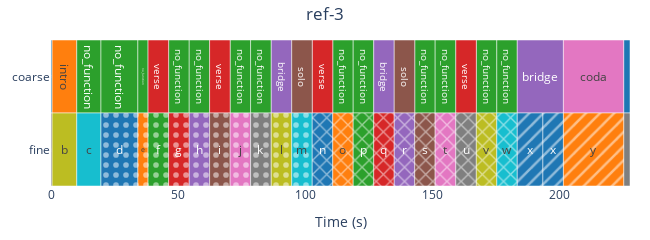
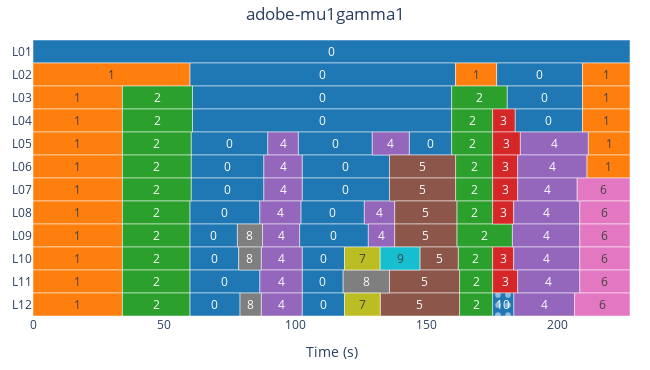

Notebook code cell kept with these figures, in order:
### Code cell
ref.plot().show()
est.plot().show()

### Figure 1 — Plotly figure (JSON) as saved in the notebook; plotly's stock layout.template omitted (floating-point values rounded to 4 significant figures)
{"data": [{"base": [0, 225.3], "customdata": ["<b>silence</b><br>Layer: coarse<br>Start: 0.000s<br>End: 0.447s<br>Duration: 0.447s", "<b>silence</b><br>Layer: coarse<br>Start: 225.313s<br>End: 227.803s<br>Duration: 2.491s"], "hovertemplate": "%{customdata}<extra></extra>", "insidetextanchor": "middle", "marker": {"color": "#1F77B4", "line": {"color": "white", "width": 0.5}, "pattern": {"fgcolor": "white", "fgopacity": 0.5, "shape": "", "solidity": 0.25}}, "name": "silence", "orientation": "h", "showlegend": true, "text": ["silence", "silence"], "textposition": "inside", "type": "bar", "width": 1, "x": [0.447, 2.491], "y": ["coarse", "coarse"]}, {"base": [0.447], "customdata": ["<b>intro</b><br>Layer: coarse<br>Start: 0.447s<br>End: 10.136s<br>Duration: 9.689s"], "hovertemplate": "%{customdata}<extra></extra>", "insidetextanchor": "middle", "marker": {"color": "#FF7F0E", "line": {"color": "white", "width": 0.5}, "pattern": {"fgcolor": "white", "fgopacity": 0.5, "shape": "", "solidity": 0.25}}, "name": "intro", "orientation": "h", "showlegend": true, "text": ["intro"], "textposition": "inside", "type": "bar", "width": 1, "x": [9.689], "y": ["coarse"]}, {"base": [10.14, 19.66, 34.18, 46.27, 54.38, 70.48, 78.53, 110.8, 118.9, 143.1, 151.2, 167.3, 175.4], "customdata": ["<b>no_function</b><br>Layer: coarse<br>Start: 10.136s<br>End: 19.661s<br>Duration: 9.525s", "<b>no_function</b><br>Layer: coarse<br>Start: 19.661s<br>End: 34.178s<br>Duration: 14.517s", "<b>no_function</b><br>Layer: coarse<br>Start: 34.178s<br>End: 38.187s<br>Duration: 4.009s", "<b>no_function</b><br>Layer: coarse<br>Start: 46.268s<br>End: 54.382s<br>Duration: 8.114s", "<b>no_function</b><br>Layer: coarse<br>Start: 54.382s<br>End: 62.406s<br>Duration: 8.024s", "<b>no_function</b><br>Layer: coarse<br>Start: 70.480s<br>End: 78.528s<br>Duration: 8.048s", "<b>no_function</b><br>Layer: coarse<br>Start: 78.528s<br>End: 86.662s<br>Duration: 8.134s", "<b>no_function</b><br>Layer: coarse<br>Start: 110.847s<br>End: 118.899s<br>Duration: 8.052s", "<b>no_function</b><br>Layer: coarse<br>Start: 118.899s<br>End: 126.972s<br>Duration: 8.072s", "<b>no_function</b><br>Layer: coarse<br>Start: 143.102s<br>End: 151.150s<br>Duration: 8.048s", "<b>no_function</b><br>Layer: coarse<br>Start: 151.150s<br>End: 159.270s<br>Duration: 8.120s", "<b>no_function</b><br>Layer: coarse<br>Start: 167.337s<br>End: 175.399s<br>Duration: 8.061s", "<b>no_function</b><br>Layer: coarse<br>Start: 175.399s<br>End: 183.454s<br>Duration: 8.056s"], "hovertemplate": "%{customdata}<extra></extra>", "insidetextanchor": "middle", "marker": {"color": "#2CA02C", "line": {"color": "white", "width": 0.5}, "pattern": {"fgcolor": "white", "fgopacity": 0.5, "shape": "", "solidity": 0.25}}, "name": "no_function", "orientation": "h", "showlegend": true, "text": ["no_function", "no_function", "no_function", "no_function", "no_function", "no_function", "no_function", "no_function", "no_function", "no_function", "no_function", "no_function", "no_function"], "textposition": "inside", "type": "bar", "width": 1, "x": [9.525, 14.52, 4.009, 8.114, 8.024, 8.048, 8.134, 8.052, 8.072, 8.048, 8.12, 8.061, 8.056], "y": ["coarse", "coarse", "coarse", "coarse", "coarse", "coarse", "coarse", "coarse", "coarse", "coarse", "coarse", "coarse", "coarse"]}, {"base": [38.19, 62.41, 102.8, 159.3], "customdata": ["<b>verse</b><br>Layer: coarse<br>Start: 38.187s<br>End: 46.268s<br>Duration: 8.081s", "<b>verse</b><br>Layer: coarse<br>Start: 62.406s<br>End: 70.480s<br>Duration: 8.073s", "<b>verse</b><br>Layer: coarse<br>Start: 102.774s<br>End: 110.847s<br>Duration: 8.073s", "<b>verse</b><br>Layer: coarse<br>Start: 159.270s<br>End: 167.337s<br>Duration: 8.067s"], "hovertemplate": "%{customdata}<extra></extra>", "insidetextanchor": "middle", "marker": {"color": "#D62728", "line": {"color": "white", "width": 0.5}, "pattern": {"fgcolor": "white", "fgopacity": 0.5, "shape": "", "solidity": 0.25}}, "name": "verse", "orientation": "h", "showlegend": true, "text": ["verse", "verse", "verse", "verse"], "textposition": "inside", "type": "bar", "width": 1, "x": [8.081, 8.073, 8.073, 8.067], "y": ["coarse", "coarse", "coarse", "coarse"]}, {"base": [86.66, 127.0, 183.5], "customdata": ["<b>bridge</b><br>Layer: coarse<br>Start: 86.662s<br>End: 94.711s<br>Duration: 8.049s", "<b>bridge</b><br>Layer: coarse<br>Start: 126.972s<br>End: 135.038s<br>Duration: 8.067s", "<b>bridge</b><br>Layer: coarse<br>Start: 183.454s<br>End: 201.598s<br>Duration: 18.144s"], "hovertemplate": "%{customdata}<extra></extra>", "insidetextanchor": "middle", "marker": {"color": "#9467BD", "line": {"color": "white", "width": 0.5}, "pattern": {"fgcolor": "white", "fgopacity": 0.5, "shape": "", "solidity": 0.25}}, "name": "bridge", "orientation": "h", "showlegend": true, "text": ["bridge", "bridge", "bridge"], "textposition": "inside", "type": "bar", "width": 1, "x": [8.049, 8.067, 18.14], "y": ["coarse", "coarse", "coarse"]}, {"base": [94.71, 135.0], "customdata": ["<b>solo</b><br>Layer: coarse<br>Start: 94.711s<br>End: 102.774s<br>Duration: 8.063s", "<b>solo</b><br>Layer: coarse<br>Start: 135.038s<br>End: 143.102s<br>Duration: 8.064s"], "hovertemplate": "%{customdata}<extra></extra>", "insidetextanchor": "middle", "marker": {"color": "#8C564B", "line": {"color": "white", "width": 0.5}, "pattern": {"fgcolor": "white", "fgopacity": 0.5, "shape": "", "solidity": 0.25}}, "name": "solo", "orientation": "h", "showlegend": true, "text": ["solo", "solo"], "textposition": "inside", "type": "bar", "width": 1, "x": [8.063, 8.064], "y": ["coarse", "coarse"]}, {"base": [201.6], "customdata": ["<b>coda</b><br>Layer: coarse<br>Start: 201.598s<br>End: 225.313s<br>Duration: 23.715s"], "hovertemplate": "%{customdata}<extra></extra>", "insidetextanchor": "middle", "marker": {"color": "#E377C2", "line": {"color": "white", "width": 0.5}, "pattern": {"fgcolor": "white", "fgopacity": 0.5, "shape": "", "solidity": 0.25}}, "name": "coda", "orientation": "h", "showlegend": true, "text": ["coda"], "textposition": "inside", "type": "bar", "width": 1, "x": [23.71], "y": ["coarse"]}, {"base": [0, 225.3], "customdata": ["<b>Silence</b><br>Layer: fine<br>Start: 0.000s<br>End: 0.447s<br>Duration: 0.447s", "<b>Silence</b><br>Layer: fine<br>Start: 225.313s<br>End: 227.803s<br>Duration: 2.491s"], "hovertemplate": "%{customdata}<extra></extra>", "insidetextanchor": "middle", "marker": {"color": "#7F7F7F", "line": {"color": "white", "width": 0.5}, "pattern": {"fgcolor": "white", "fgopacity": 0.5, "shape": "", "solidity": 0.25}}, "name": "Silence", "orientation": "h", "showlegend": true, "text": ["Silence", "Silence"], "textposition": "inside", "type": "bar", "width": 1, "x": [0.447, 2.491], "y": ["fine", "fine"]}, {"base": [0.447], "customdata": ["<b>b</b><br>Layer: fine<br>Start: 0.447s<br>End: 10.136s<br>Duration: 9.689s"], "hovertemplate": "%{customdata}<extra></extra>", "insidetextanchor": "middle", "marker": {"color": "#BCBD22", "line": {"color": "white", "width": 0.5}, "pattern": {"fgcolor": "white", "fgopacity": 0.5, "shape": "", "solidity": 0.25}}, "name": "b", "orientation": "h", "showlegend": true, "text": ["b"], "textposition": "inside", "type": "bar", "width": 1, "x": [9.689], "y": ["fine"]}, {"base": [10.14], "customdata": ["<b>c</b><br>Layer: fine<br>Start: 10.136s<br>End: 19.661s<br>Duration: 9.525s"], "hovertemplate": "%{customdata}<extra></extra>", "insidetextanchor": "middle", "marker": {"color": "#17BECF", "line": {"color": "white", "width": 0.5}, "pattern": {"fgcolor": "white", "fgopacity": 0.5, "shape": "", "solidity": 0.25}}, "name": "c", "orientation": "h", "showlegend": true, "text": ["c"], "textposition": "inside", "type": "bar", "width": 1, "x": [9.525], "y": ["fine"]}, {"base": [19.66], "customdata": ["<b>d</b><br>Layer: fine<br>Start: 19.661s<br>End: 34.178s<br>Duration: 14.517s"], "hovertemplate": "%{customdata}<extra></extra>", "insidetextanchor": "middle", "marker": {"color": "#1F77B4", "line": {"color": "white", "width": 0.5}, "pattern": {"fgcolor": "white", "fgopacity": 0.5, "shape": ".", "solidity": 0.25}}, "name": "d", "orientation": "h", "showlegend": true, "text": ["d"], "textposition": "inside", "type": "bar", "width": 1, "x": [14.52], "y": ["fine"]}, {"base": [34.18], "customdata": ["<b>e</b><br>Layer: fine<br>Start: 34.178s<br>End: 38.187s<br>Duration: 4.009s"], "hovertemplate": "%{customdata}<extra></extra>", "insidetextanchor": "middle", "marker": {"color": "#FF7F0E", "line": {"color": "white", "width": 0.5}, "pattern": {"fgcolor": "white", "fgopacity": 0.5, "shape": ".", "solidity": 0.25}}, "name": "e", "orientation": "h", "showlegend": true, "text": ["e"], "textposition": "inside", "type": "bar", "width": 1, "x": [4.009], "y": ["fine"]}, {"base": [38.19], "customdata": ["<b>f</b><br>Layer: fine<br>Start: 38.187s<br>End: 46.268s<br>Duration: 8.081s"], "hovertemplate": "%{customdata}<extra></extra>", "insidetextanchor": "middle", "marker": {"color": "#2CA02C", "line": {"color": "white", "width": 0.5}, "pattern": {"fgcolor": "white", "fgopacity": 0.5, "shape": ".", "solidity": 0.25}}, "name": "f", "orientation": "h", "showlegend": true, "text": ["f"], "textposition": "inside", "type": "bar", "width": 1, "x": [8.081], "y": ["fine"]}, {"base": [46.27], "customdata": ["<b>g</b><br>Layer: fine<br>Start: 46.268s<br>End: 54.382s<br>Duration: 8.114s"], "hovertemplate": "%{customdata}<extra></extra>", "insidetextanchor": "middle", "marker": {"color": "#D62728", "line": {"color": "white", "width": 0.5}, "pattern": {"fgcolor": "white", "fgopacity": 0.5, "shape": ".", "solidity": 0.25}}, "name": "g", "orientation": "h", "showlegend": true, "text": ["g"], "textposition": "inside", "type": "bar", "width": 1, "x": [8.114], "y": ["fine"]}, {"base": [54.38], "customdata": ["<b>h</b><br>Layer: fine<br>Start: 54.382s<br>End: 62.406s<br>Duration: 8.024s"], "hovertemplate": "%{customdata}<extra></extra>", "insidetextanchor": "middle", "marker": {"color": "#9467BD", "line": {"color": "white", "width": 0.5}, "pattern": {"fgcolor": "white", "fgopacity": 0.5, "shape": ".", "solidity": 0.25}}, "name": "h", "orientation": "h", "showlegend": true, "text": ["h"], "textposition": "inside", "type": "bar", "width": 1, "x": [8.024], "y": ["fine"]}, {"base": [62.41], "customdata": ["<b>i</b><br>Layer: fine<br>Start: 62.406s<br>End: 70.480s<br>Duration: 8.073s"], "hovertemplate": "%{customdata}<extra></extra>", "insidetextanchor": "middle", "marker": {"color": "#8C564B", "line": {"color": "white", "width": 0.5}, "pattern": {"fgcolor": "white", "fgopacity": 0.5, "shape": ".", "solidity": 0.25}}, "name": "i", "orientation": "h", "showlegend": true, "text": ["i"], "textposition": "inside", "type": "bar", "width": 1, "x": [8.073], "y": ["fine"]}, {"base": [70.48], "customdata": ["<b>j</b><br>Layer: fine<br>Start: 70.480s<br>End: 78.528s<br>Duration: 8.048s"], "hovertemplate": "%{customdata}<extra></extra>", "insidetextanchor": "middle", "marker": {"color": "#E377C2", "line": {"color": "white", "width": 0.5}, "pattern": {"fgcolor": "white", "fgopacity": 0.5, "shape": ".", "solidity": 0.25}}, "name": "j", "orientation": "h", "showlegend": true, "text": ["j"], "textposition": "inside", "type": "bar", "width": 1, "x": [8.048], "y": ["fine"]}, {"base": [78.53], "customdata": ["<b>k</b><br>Layer: fine<br>Start: 78.528s<br>End: 86.662s<br>Duration: 8.134s"], "hovertemplate": "%{customdata}<extra></extra>", "insidetextanchor": "middle", "marker": {"color": "#7F7F7F", "line": {"color": "white", "width": 0.5}, "pattern": {"fgcolor": "white", "fgopacity": 0.5, "shape": ".", "solidity": 0.25}}, "name": "k", "orientation": "h", "showlegend": true, "text": ["k"], "textposition": "inside", "type": "bar", "width": 1, "x": [8.134], "y": ["fine"]}, {"base": [86.66], "customdata": ["<b>l</b><br>Layer: fine<br>Start: 86.662s<br>End: 94.711s<br>Duration: 8.049s"], "hovertemplate": "%{customdata}<extra></extra>", "insidetextanchor": "middle", "marker": {"color": "#BCBD22", "line": {"color": "white", "width": 0.5}, "pattern": {"fgcolor": "white", "fgopacity": 0.5, "shape": ".", "solidity": 0.25}}, "name": "l", "orientation": "h", "showlegend": true, "text": ["l"], "textposition": "inside", "type": "bar", "width": 1, "x": [8.049], "y": ["fine"]}, {"base": [94.71], "customdata": ["<b>m</b><br>Layer: fine<br>Start: 94.711s<br>End: 102.774s<br>Duration: 8.063s"], "hovertemplate": "%{customdata}<extra></extra>", "insidetextanchor": "middle", "marker": {"color": "#17BECF", "line": {"color": "white", "width": 0.5}, "pattern": {"fgcolor": "white", "fgopacity": 0.5, "shape": ".", "solidity": 0.25}}, "name": "m", "orientation": "h", "showlegend": true, "text": ["m"], "textposition": "inside", "type": "bar", "width": 1, "x": [8.063], "y": ["fine"]}, {"base": [102.8], "customdata": ["<b>n</b><br>Layer: fine<br>Start: 102.774s<br>End: 110.847s<br>Duration: 8.073s"], "hovertemplate": "%{customdata}<extra></extra>", "insidetextanchor": "middle", "marker": {"color": "#1F77B4", "line": {"color": "white", "width": 0.5}, "pattern": {"fgcolor": "white", "fgopacity": 0.5, "shape": "x", "solidity": 0.25}}, "name": "n", "orientation": "h", "showlegend": true, "text": ["n"], "textposition": "inside", "type": "bar", "width": 1, "x": [8.073], "y": ["fine"]}, {"base": [110.8], "customdata": ["<b>o</b><br>Layer: fine<br>Start: 110.847s<br>End: 118.899s<br>Duration: 8.052s"], "hovertemplate": "%{customdata}<extra></extra>", "insidetextanchor": "middle", "marker": {"color": "#FF7F0E", "line": {"color": "white", "width": 0.5}, "pattern": {"fgcolor": "white", "fgopacity": 0.5, "shape": "x", "solidity": 0.25}}, "name": "o", "orientation": "h", "showlegend": true, "text": ["o"], "textposition": "inside", "type": "bar", "width": 1, "x": [8.052], "y": ["fine"]}, {"base": [118.9], "customdata": ["<b>p</b><br>Layer: fine<br>Start: 118.899s<br>End: 126.972s<br>Duration: 8.072s"], "hovertemplate": "%{customdata}<extra></extra>", "insidetextanchor": "middle", "marker": {"color": "#2CA02C", "line": {"color": "white", "width": 0.5}, "pattern": {"fgcolor": "white", "fgopacity": 0.5, "shape": "x", "solidity": 0.25}}, "name": "p", "orientation": "h", "showlegend": true, "text": ["p"], "textposition": "inside", "type": "bar", "width": 1, "x": [8.072], "y": ["fine"]}, {"base": [127.0], "customdata": ["<b>q</b><br>Layer: fine<br>Start: 126.972s<br>End: 135.038s<br>Duration: 8.067s"], "hovertemplate": "%{customdata}<extra></extra>", "insidetextanchor": "middle", "marker": {"color": "#D62728", "line": {"color": "white", "width": 0.5}, "pattern": {"fgcolor": "white", "fgopacity": 0.5, "shape": "x", "solidity": 0.25}}, "name": "q", "orientation": "h", "showlegend": true, "text": ["q"], "textposition": "inside", "type": "bar", "width": 1, "x": [8.067], "y": ["fine"]}, {"base": [135.0], "customdata": ["<b>r</b><br>Layer: fine<br>Start: 135.038s<br>End: 143.102s<br>Duration: 8.064s"], "hovertemplate": "%{customdata}<extra></extra>", "insidetextanchor": "middle", "marker": {"color": "#9467BD", "line": {"color": "white", "width": 0.5}, "pattern": {"fgcolor": "white", "fgopacity": 0.5, "shape": "x", "solidity": 0.25}}, "name": "r", "orientation": "h", "showlegend": true, "text": ["r"], "textposition": "inside", "type": "bar", "width": 1, "x": [8.064], "y": ["fine"]}, {"base": [143.1], "customdata": ["<b>s</b><br>Layer: fine<br>Start: 143.102s<br>End: 151.150s<br>Duration: 8.048s"], "hovertemplate": "%{customdata}<extra></extra>", "insidetextanchor": "middle", "marker": {"color": "#8C564B", "line": {"color": "white", "width": 0.5}, "pattern": {"fgcolor": "white", "fgopacity": 0.5, "shape": "x", "solidity": 0.25}}, "name": "s", "orientation": "h", "showlegend": true, "text": ["s"], "textposition": "inside", "type": "bar", "width": 1, "x": [8.048], "y": ["fine"]}, {"base": [151.2], "customdata": ["<b>t</b><br>Layer: fine<br>Start: 151.150s<br>End: 159.270s<br>Duration: 8.120s"], "hovertemplate": "%{customdata}<extra></extra>", "insidetextanchor": "middle", "marker": {"color": "#E377C2", "line": {"color": "white", "width": 0.5}, "pattern": {"fgcolor": "white", "fgopacity": 0.5, "shape": "x", "solidity": 0.25}}, "name": "t", "orientation": "h", "showlegend": true, "text": ["t"], "textposition": "inside", "type": "bar", "width": 1, "x": [8.12], "y": ["fine"]}, {"base": [159.3], "customdata": ["<b>u</b><br>Layer: fine<br>Start: 159.270s<br>End: 167.337s<br>Duration: 8.067s"], "hovertemplate": "%{customdata}<extra></extra>", "insidetextanchor": "middle", "marker": {"color": "#7F7F7F", "line": {"color": "white", "width": 0.5}, "pattern": {"fgcolor": "white", "fgopacity": 0.5, "shape": "x", "solidity": 0.25}}, "name": "u", "orientation": "h", "showlegend": true, "text": ["u"], "textposition": "inside", "type": "bar", "width": 1, "x": [8.067], "y": ["fine"]}, {"base": [167.3], "customdata": ["<b>v</b><br>Layer: fine<br>Start: 167.337s<br>End: 175.399s<br>Duration: 8.061s"], "hovertemplate": "%{customdata}<extra></extra>", "insidetextanchor": "middle", "marker": {"color": "#BCBD22", "line": {"color": "white", "width": 0.5}, "pattern": {"fgcolor": "white", "fgopacity": 0.5, "shape": "x", "solidity": 0.25}}, "name": "v", "orientation": "h", "showlegend": true, "text": ["v"], "textposition": "inside", "type": "bar", "width": 1, "x": [8.061], "y": ["fine"]}, {"base": [175.4], "customdata": ["<b>w</b><br>Layer: fine<br>Start: 175.399s<br>End: 183.454s<br>Duration: 8.056s"], "hovertemplate": "%{customdata}<extra></extra>", "insidetextanchor": "middle", "marker": {"color": "#17BECF", "line": {"color": "white", "width": 0.5}, "pattern": {"fgcolor": "white", "fgopacity": 0.5, "shape": "x", "solidity": 0.25}}, "name": "w", "orientation": "h", "showlegend": true, "text": ["w"], "textposition": "inside", "type": "bar", "width": 1, "x": [8.056], "y": ["fine"]}, {"base": [183.5, 193.5], "customdata": ["<b>x</b><br>Layer: fine<br>Start: 183.454s<br>End: 193.536s<br>Duration: 10.082s", "<b>x</b><br>Layer: fine<br>Start: 193.536s<br>End: 201.598s<br>Duration: 8.062s"], "hovertemplate": "%{customdata}<extra></extra>", "insidetextanchor": "middle", "marker": {"color": "#1F77B4", "line": {"color": "white", "width": 0.5}, "pattern": {"fgcolor": "white", "fgopacity": 0.5, "shape": "/", "solidity": 0.25}}, "name": "x", "orientation": "h", "showlegend": true, "text": ["x", "x"], "textposition": "inside", "type": "bar", "width": 1, "x": [10.08, 8.062], "y": ["fine", "fine"]}, {"base": [201.6], "customdata": ["<b>y</b><br>Layer: fine<br>Start: 201.598s<br>End: 225.313s<br>Duration: 23.715s"], "hovertemplate": "%{customdata}<extra></extra>", "insidetextanchor": "middle", "marker": {"color": "#FF7F0E", "line": {"color": "white", "width": 0.5}, "pattern": {"fgcolor": "white", "fgopacity": 0.5, "shape": "/", "solidity": 0.25}}, "name": "y", "orientation": "h", "showlegend": true, "text": ["y"], "textposition": "inside", "type": "bar", "width": 1, "x": [23.71], "y": ["fine"]}], "layout": {"barmode": "overlay", "height": 120, "margin": {"b": 20, "l": 20, "r": 20, "t": 40}, "showlegend": false, "title": {"text": "ref-3", "x": 0.5}, "width": 650, "xaxis": {"range": [0, 227.8], "title": {"text": "Time (s)"}}, "yaxis": {"categoryarray": ["fine", "coarse"], "categoryorder": "array", "title": {}}}}

### Figure 2 — Plotly figure (JSON) as saved in the notebook; plotly's stock layout.template omitted (floating-point values rounded to 4 significant figures)
{"data": [{"base": [0, 59.83, 176.8, 60.84, 180.8, 60.84, 183.9, 60.33, 101.2, 143.5, 60.33, 102.7, 60.33, 102.7, 59.83, 102.2, 59.83, 101.7, 59.83, 102.7, 59.83, 102.7, 59.83, 102.7], "customdata": ["<b>0</b><br>Layer: L01<br>Start: 0.000s<br>End: 227.733s<br>Duration: 227.733s", "<b>0</b><br>Layer: L02<br>Start: 59.830s<br>End: 161.190s<br>Duration: 101.360s", "<b>0</b><br>Layer: L02<br>Start: 176.840s<br>End: 209.630s<br>Duration: 32.790s", "<b>0</b><br>Layer: L03<br>Start: 60.840s<br>End: 159.700s<br>Duration: 98.860s", "<b>0</b><br>Layer: L03<br>Start: 180.850s<br>End: 209.630s<br>Duration: 28.780s", "<b>0</b><br>Layer: L04<br>Start: 60.840s<br>End: 159.700s<br>Duration: 98.860s", "<b>0</b><br>Layer: L04<br>Start: 183.890s<br>End: 209.630s<br>Duration: 25.740s", "<b>0</b><br>Layer: L05<br>Start: 60.330s<br>End: 89.580s<br>Duration: 29.250s", "<b>0</b><br>Layer: L05<br>Start: 101.170s<br>End: 129.420s<br>Duration: 28.250s", "<b>0</b><br>Layer: L05<br>Start: 143.540s<br>End: 159.700s<br>Duration: 16.160s", "<b>0</b><br>Layer: L06<br>Start: 60.330s<br>End: 88.060s<br>Duration: 27.730s", "<b>0</b><br>Layer: L06<br>Start: 102.680s<br>End: 135.980s<br>Duration: 33.300s", "<b>0</b><br>Layer: L07<br>Start: 60.330s<br>End: 88.060s<br>Duration: 27.730s", "<b>0</b><br>Layer: L07<br>Start: 102.680s<br>End: 135.980s<br>Duration: 33.300s", "<b>0</b><br>Layer: L08<br>Start: 59.830s<br>End: 86.550s<br>Duration: 26.720s", "<b>0</b><br>Layer: L08<br>Start: 102.180s<br>End: 126.390s<br>Duration: 24.210s", "<b>0</b><br>Layer: L09<br>Start: 59.830s<br>End: 77.970s<br>Duration: 18.140s", "<b>0</b><br>Layer: L09<br>Start: 101.690s<br>End: 127.920s<br>Duration: 26.230s", "<b>0</b><br>Layer: L10<br>Start: 59.830s<br>End: 78.470s<br>Duration: 18.640s", "<b>0</b><br>Layer: L10<br>Start: 102.680s<br>End: 118.820s<br>Duration: 16.140s", "<b>0</b><br>Layer: L11<br>Start: 59.830s<br>End: 86.550s<br>Duration: 26.720s", "<b>0</b><br>Layer: L11<br>Start: 102.680s<br>End: 118.320s<br>Duration: 15.640s", "<b>0</b><br>Layer: L12<br>Start: 59.830s<br>End: 78.980s<br>Duration: 19.150s", "<b>0</b><br>Layer: L12<br>Start: 102.680s<br>End: 118.820s<br>Duration: 16.140s"], "hovertemplate": "%{customdata}<extra></extra>", "insidetextanchor": "middle", "marker": {"color": "#1F77B4", "line": {"color": "white", "width": 0.5}, "pattern": {"fgcolor": "white", "fgopacity": 0.5, "shape": "", "solidity": 0.25}}, "name": "0", "orientation": "h", "showlegend": true, "text": ["0", "0", "0", "0", "0", "0", "0", "0", "0", "0", "0", "0", "0", "0", "0", "0", "0", "0", "0", "0", "0", "0", "0", "0"], "textposition": "inside", "type": "bar", "width": 1, "x": [227.7, 101.4, 32.79, 98.86, 28.78, 98.86, 25.74, 29.25, 28.25, 16.16, 27.73, 33.3, 27.73, 33.3, 26.72, 24.21, 18.14, 26.23, 18.64, 16.14, 26.72, 15.64, 19.15, 16.14], "y": ["L01", "L02", "L02", "L03", "L03", "L04", "L04", "L05", "L05", "L05", "L06", "L06", "L07", "L07", "L08", "L08", "L09", "L09", "L10", "L10", "L11", "L11", "L12", "L12"]}, {"base": [0, 161.2, 209.6, 0, 209.6, 0, 209.6, 0, 211.8, 0, 211.3, 0, 0, 0, 0, 0, 0], "customdata": ["<b>1</b><br>Layer: L02<br>Start: 0.000s<br>End: 59.830s<br>Duration: 59.830s", "<b>1</b><br>Layer: L02<br>Start: 161.190s<br>End: 176.840s<br>Duration: 15.650s", "<b>1</b><br>Layer: L02<br>Start: 209.630s<br>End: 227.733s<br>Duration: 18.103s", "<b>1</b><br>Layer: L03<br>Start: 0.000s<br>End: 34.110s<br>Duration: 34.110s", "<b>1</b><br>Layer: L03<br>Start: 209.630s<br>End: 227.733s<br>Duration: 18.103s", "<b>1</b><br>Layer: L04<br>Start: 0.000s<br>End: 34.110s<br>Duration: 34.110s", "<b>1</b><br>Layer: L04<br>Start: 209.630s<br>End: 227.733s<br>Duration: 18.103s", "<b>1</b><br>Layer: L05<br>Start: 0.000s<br>End: 34.110s<br>Duration: 34.110s", "<b>1</b><br>Layer: L05<br>Start: 211.800s<br>End: 227.733s<br>Duration: 15.933s", "<b>1</b><br>Layer: L06<br>Start: 0.000s<br>End: 34.110s<br>Duration: 34.110s", "<b>1</b><br>Layer: L06<br>Start: 211.260s<br>End: 227.733s<br>Duration: 16.473s", "<b>1</b><br>Layer: L07<br>Start: 0.000s<br>End: 34.110s<br>Duration: 34.110s", "<b>1</b><br>Layer: L08<br>Start: 0.000s<br>End: 34.110s<br>Duration: 34.110s", "<b>1</b><br>Layer: L09<br>Start: 0.000s<br>End: 34.110s<br>Duration: 34.110s", "<b>1</b><br>Layer: L10<br>Start: 0.000s<br>End: 34.110s<br>Duration: 34.110s", "<b>1</b><br>Layer: L11<br>Start: 0.000s<br>End: 34.110s<br>Duration: 34.110s", "<b>1</b><br>Layer: L12<br>Start: 0.000s<br>End: 34.110s<br>Duration: 34.110s"], "hovertemplate": "%{customdata}<extra></extra>", "insidetextanchor": "middle", "marker": {"color": "#FF7F0E", "line": {"color": "white", "width": 0.5}, "pattern": {"fgcolor": "white", "fgopacity": 0.5, "shape": "", "solidity": 0.25}}, "name": "1", "orientation": "h", "showlegend": true, "text": ["1", "1", "1", "1", "1", "1", "1", "1", "1", "1", "1", "1", "1", "1", "1", "1", "1"], "textposition": "inside", "type": "bar", "width": 1, "x": [59.83, 15.65, 18.1, 34.11, 18.1, 34.11, 18.1, 34.11, 15.93, 34.11, 16.47, 34.11, 34.11, 34.11, 34.11, 34.11, 34.11], "y": ["L02", "L02", "L02", "L03", "L03", "L04", "L04", "L05", "L05", "L06", "L06", "L07", "L08", "L09", "L10", "L11", "L12"]}, {"base": [34.11, 159.7, 34.11, 159.7, 34.11, 159.7, 34.11, 161.2, 34.11, 161.2, 34.11, 161.7, 34.11, 161.7, 34.11, 162.2, 34.11, 162.7, 34.11, 162.7], "customdata": ["<b>2</b><br>Layer: L03<br>Start: 34.110s<br>End: 60.840s<br>Duration: 26.730s", "<b>2</b><br>Layer: L03<br>Start: 159.700s<br>End: 180.850s<br>Duration: 21.150s", "<b>2</b><br>Layer: L04<br>Start: 34.110s<br>End: 60.840s<br>Duration: 26.730s", "<b>2</b><br>Layer: L04<br>Start: 159.700s<br>End: 175.320s<br>Duration: 15.620s", "<b>2</b><br>Layer: L05<br>Start: 34.110s<br>End: 60.330s<br>Duration: 26.220s", "<b>2</b><br>Layer: L05<br>Start: 159.700s<br>End: 175.320s<br>Duration: 15.620s", "<b>2</b><br>Layer: L06<br>Start: 34.110s<br>End: 60.330s<br>Duration: 26.220s", "<b>2</b><br>Layer: L06<br>Start: 161.190s<br>End: 175.320s<br>Duration: 14.130s", "<b>2</b><br>Layer: L07<br>Start: 34.110s<br>End: 60.330s<br>Duration: 26.220s", "<b>2</b><br>Layer: L07<br>Start: 161.190s<br>End: 175.320s<br>Duration: 14.130s", "<b>2</b><br>Layer: L08<br>Start: 34.110s<br>End: 59.830s<br>Duration: 25.720s", "<b>2</b><br>Layer: L08<br>Start: 161.680s<br>End: 175.320s<br>Duration: 13.640s", "<b>2</b><br>Layer: L09<br>Start: 34.110s<br>End: 59.830s<br>Duration: 25.720s", "<b>2</b><br>Layer: L09<br>Start: 161.680s<br>End: 182.880s<br>Duration: 21.200s", "<b>2</b><br>Layer: L10<br>Start: 34.110s<br>End: 59.830s<br>Duration: 25.720s", "<b>2</b><br>Layer: L10<br>Start: 162.190s<br>End: 175.320s<br>Duration: 13.130s", "<b>2</b><br>Layer: L11<br>Start: 34.110s<br>End: 59.830s<br>Duration: 25.720s", "<b>2</b><br>Layer: L11<br>Start: 162.710s<br>End: 175.320s<br>Duration: 12.610s", "<b>2</b><br>Layer: L12<br>Start: 34.110s<br>End: 59.830s<br>Duration: 25.720s", "<b>2</b><br>Layer: L12<br>Start: 162.710s<br>End: 175.320s<br>Duration: 12.610s"], "hovertemplate": "%{customdata}<extra></extra>", "insidetextanchor": "middle", "marker": {"color": "#2CA02C", "line": {"color": "white", "width": 0.5}, "pattern": {"fgcolor": "white", "fgopacity": 0.5, "shape": "", "solidity": 0.25}}, "name": "2", "orientation": "h", "showlegend": true, "text": ["2", "2", "2", "2", "2", "2", "2", "2", "2", "2", "2", "2", "2", "2", "2", "2", "2", "2", "2", "2"], "textposition": "inside", "type": "bar", "width": 1, "x": [26.73, 21.15, 26.73, 15.62, 26.22, 15.62, 26.22, 14.13, 26.22, 14.13, 25.72, 13.64, 25.72, 21.2, 25.72, 13.13, 25.72, 12.61, 25.72, 12.61], "y": ["L03", "L03", "L04", "L04", "L05", "L05", "L06", "L06", "L07", "L07", "L08", "L08", "L09", "L09", "L10", "L10", "L11", "L11", "L12", "L12"]}, {"base": [175.3, 175.3, 175.3, 175.3, 175.3, 175.3, 175.3], "customdata": ["<b>3</b><br>Layer: L04<br>Start: 175.320s<br>End: 183.890s<br>Duration: 8.570s", "<b>3</b><br>Layer: L05<br>Start: 175.320s<br>End: 185.910s<br>Duration: 10.590s", "<b>3</b><br>Layer: L06<br>Start: 175.320s<br>End: 184.900s<br>Duration: 9.580s", "<b>3</b><br>Layer: L07<br>Start: 175.320s<br>End: 184.900s<br>Duration: 9.580s", "<b>3</b><br>Layer: L08<br>Start: 175.320s<br>End: 183.370s<br>Duration: 8.050s", "<b>3</b><br>Layer: L10<br>Start: 175.320s<br>End: 183.370s<br>Duration: 8.050s", "<b>3</b><br>Layer: L11<br>Start: 175.320s<br>End: 184.900s<br>Duration: 9.580s"], "hovertemplate": "%{customdata}<extra></extra>", "insidetextanchor": "middle", "marker": {"color": "#D62728", "line": {"color": "white", "width": 0.5}, "pattern": {"fgcolor": "white", "fgopacity": 0.5, "shape": "", "solidity": 0.25}}, "name": "3", "orientation": "h", "showlegend": true, "text": ["3", "3", "3", "3", "3", "3", "3"], "textposition": "inside", "type": "bar", "width": 1, "x": [8.57, 10.59, 9.58, 9.58, 8.05, 8.05, 9.58], "y": ["L04", "L05", "L06", "L07", "L08", "L10", "L11"]}, {"base": [89.58, 129.4, 185.9, 88.06, 184.9, 88.06, 184.9, 86.55, 126.4, 183.4, 87.56, 127.9, 182.9, 87.05, 183.4, 86.55, 184.9, 87.05, 183.4], "customdata": ["<b>4</b><br>Layer: L05<br>Start: 89.580s<br>End: 101.170s<br>Duration: 11.590s", "<b>4</b><br>Layer: L05<br>Start: 129.420s<br>End: 143.540s<br>Duration: 14.120s", "<b>4</b><br>Layer: L05<br>Start: 185.910s<br>End: 211.800s<br>Duration: 25.890s", "<b>4</b><br>Layer: L06<br>Start: 88.060s<br>End: 102.680s<br>Duration: 14.620s", "<b>4</b><br>Layer: L06<br>Start: 184.900s<br>End: 211.260s<br>Duration: 26.360s", "<b>4</b><br>Layer: L07<br>Start: 88.060s<br>End: 102.680s<br>Duration: 14.620s", "<b>4</b><br>Layer: L07<br>Start: 184.900s<br>End: 207.590s<br>Duration: 22.690s", "<b>4</b><br>Layer: L08<br>Start: 86.550s<br>End: 102.180s<br>Duration: 15.630s", "<b>4</b><br>Layer: L08<br>Start: 126.390s<br>End: 137.990s<br>Duration: 11.600s", "<b>4</b><br>Layer: L08<br>Start: 183.370s<br>End: 208.600s<br>Duration: 25.230s", "<b>4</b><br>Layer: L09<br>Start: 87.560s<br>End: 101.690s<br>Duration: 14.130s", "<b>4</b><br>Layer: L09<br>Start: 127.920s<br>End: 137.990s<br>Duration: 10.070s", "<b>4</b><br>Layer: L09<br>Start: 182.880s<br>End: 208.600s<br>Duration: 25.720s", "<b>4</b><br>Layer: L10<br>Start: 87.050s<br>End: 102.680s<br>Duration: 15.630s", "<b>4</b><br>Layer: L10<br>Start: 183.370s<br>End: 208.600s<br>Duration: 25.230s", "<b>4</b><br>Layer: L11<br>Start: 86.550s<br>End: 102.680s<br>Duration: 16.130s", "<b>4</b><br>Layer: L11<br>Start: 184.900s<br>End: 208.600s<br>Duration: 23.700s", "<b>4</b><br>Layer: L12<br>Start: 87.050s<br>End: 102.680s<br>Duration: 15.630s", "<b>4</b><br>Layer: L12<br>Start: 183.370s<br>End: 206.580s<br>Duration: 23.210s"], "hovertemplate": "%{customdata}<extra></extra>", "insidetextanchor": "middle", "marker": {"color": "#9467BD", "line": {"color": "white", "width": 0.5}, "pattern": {"fgcolor": "white", "fgopacity": 0.5, "shape": "", "solidity": 0.25}}, "name": "4", "orientation": "h", "showlegend": true, "text": ["4", "4", "4", "4", "4", "4", "4", "4", "4", "4", "4", "4", "4", "4", "4", "4", "4", "4", "4"], "textposition": "inside", "type": "bar", "width": 1, "x": [11.59, 14.12, 25.89, 14.62, 26.36, 14.62, 22.69, 15.63, 11.6, 25.23, 14.13, 10.07, 25.72, 15.63, 25.23, 16.13, 23.7, 15.63, 23.21], "y": ["L05", "L05", "L05", "L06", "L06", "L07", "L07", "L08", "L08", "L08", "L09", "L09", "L09", "L10", "L10", "L11", "L11", "L12", "L12"]}, {"base": [136.0, 136.0, 138.0, 138.0, 147.6, 136.0, 132.4], "customdata": ["<b>5</b><br>Layer: L06<br>Start: 135.980s<br>End: 161.190s<br>Duration: 25.210s", "<b>5</b><br>Layer: L07<br>Start: 135.980s<br>End: 161.190s<br>Duration: 25.210s", "<b>5</b><br>Layer: L08<br>Start: 137.990s<br>End: 161.680s<br>Duration: 23.690s", "<b>5</b><br>Layer: L09<br>Start: 137.990s<br>End: 161.680s<br>Duration: 23.690s", "<b>5</b><br>Layer: L10<br>Start: 147.580s<br>End: 162.190s<br>Duration: 14.610s", "<b>5</b><br>Layer: L11<br>Start: 135.980s<br>End: 162.710s<br>Duration: 26.730s", "<b>5</b><br>Layer: L12<br>Start: 132.440s<br>End: 162.710s<br>Duration: 30.270s"], "hovertemplate": "%{customdata}<extra></extra>", "insidetextanchor": "middle", "marker": {"color": "#8C564B", "line": {"color": "white", "width": 0.5}, "pattern": {"fgcolor": "white", "fgopacity": 0.5, "shape": "", "solidity": 0.25}}, "name": "5", "orientation": "h", "showlegend": true, "text": ["5", "5", "5", "5", "5", "5", "5"], "textposition": "inside", "type": "bar", "width": 1, "x": [25.21, 25.21, 23.69, 23.69, 14.61, 26.73, 30.27], "y": ["L06", "L07", "L08", "L09", "L10", "L11", "L12"]}, {"base": [207.6, 208.6, 208.6, 208.6, 208.6, 206.6], "customdata": ["<b>6</b><br>Layer: L07<br>Start: 207.590s<br>End: 227.733s<br>Duration: 20.143s", "<b>6</b><br>Layer: L08<br>Start: 208.600s<br>End: 227.733s<br>Duration: 19.133s", "<b>6</b><br>Layer: L09<br>Start: 208.600s<br>End: 227.733s<br>Duration: 19.133s", "<b>6</b><br>Layer: L10<br>Start: 208.600s<br>End: 227.733s<br>Duration: 19.133s", "<b>6</b><br>Layer: L11<br>Start: 208.600s<br>End: 227.733s<br>Duration: 19.133s", "<b>6</b><br>Layer: L12<br>Start: 206.580s<br>End: 227.733s<br>Duration: 21.153s"], "hovertemplate": "%{customdata}<extra></extra>", "insidetextanchor": "middle", "marker": {"color": "#E377C2", "line": {"color": "white", "width": 0.5}, "pattern": {"fgcolor": "white", "fgopacity": 0.5, "shape": "", "solidity": 0.25}}, "name": "6", "orientation": "h", "showlegend": true, "text": ["6", "6", "6", "6", "6", "6"], "textposition": "inside", "type": "bar", "width": 1, "x": [20.14, 19.13, 19.13, 19.13, 19.13, 21.15], "y": ["L07", "L08", "L09", "L10", "L11", "L12"]}, {"base": [77.97, 78.47, 118.3, 78.98], "customdata": ["<b>8</b><br>Layer: L09<br>Start: 77.970s<br>End: 87.560s<br>Duration: 9.590s", "<b>8</b><br>Layer: L10<br>Start: 78.470s<br>End: 87.050s<br>Duration: 8.580s", "<b>8</b><br>Layer: L11<br>Start: 118.320s<br>End: 135.980s<br>Duration: 17.660s", "<b>8</b><br>Layer: L12<br>Start: 78.980s<br>End: 87.050s<br>Duration: 8.070s"], "hovertemplate": "%{customdata}<extra></extra>", "insidetextanchor": "middle", "marker": {"color": "#7F7F7F", "line": {"color": "white", "width": 0.5}, "pattern": {"fgcolor": "white", "fgopacity": 0.5, "shape": "", "solidity": 0.25}}, "name": "8", "orientation": "h", "showlegend": true, "text": ["8", "8", "8", "8"], "textposition": "inside", "type": "bar", "width": 1, "x": [9.59, 8.58, 17.66, 8.07], "y": ["L09", "L10", "L11", "L12"]}, {"base": [118.8, 118.8], "customdata": ["<b>7</b><br>Layer: L10<br>Start: 118.820s<br>End: 132.440s<br>Duration: 13.620s", "<b>7</b><br>Layer: L12<br>Start: 118.820s<br>End: 132.440s<br>Duration: 13.620s"], "hovertemplate": "%{customdata}<extra></extra>", "insidetextanchor": "middle", "marker": {"color": "#BCBD22", "line": {"color": "white", "width": 0.5}, "pattern": {"fgcolor": "white", "fgopacity": 0.5, "shape": "", "solidity": 0.25}}, "name": "7", "orientation": "h", "showlegend": true, "text": ["7", "7"], "textposition": "inside", "type": "bar", "width": 1, "x": [13.62, 13.62], "y": ["L10", "L12"]}, {"base": [132.4], "customdata": ["<b>9</b><br>Layer: L10<br>Start: 132.440s<br>End: 147.580s<br>Duration: 15.140s"], "hovertemplate": "%{customdata}<extra></extra>", "insidetextanchor": "middle", "marker": {"color": "#17BECF", "line": {"color": "white", "width": 0.5}, "pattern": {"fgcolor": "white", "fgopacity": 0.5, "shape": "", "solidity": 0.25}}, "name": "9", "orientation": "h", "showlegend": true, "text": ["9"], "textposition": "inside", "type": "bar", "width": 1, "x": [15.14], "y": ["L10"]}, {"base": [175.3], "customdata": ["<b>10</b><br>Layer: L12<br>Start: 175.320s<br>End: 183.370s<br>Duration: 8.050s"], "hovertemplate": "%{customdata}<extra></extra>", "insidetextanchor": "middle", "marker": {"color": "#1F77B4", "line": {"color": "white", "width": 0.5}, "pattern": {"fgcolor": "white", "fgopacity": 0.5, "shape": ".", "solidity": 0.25}}, "name": "10", "orientation": "h", "showlegend": true, "text": ["10"], "textposition": "inside", "type": "bar", "width": 1, "x": [8.05], "y": ["L12"]}], "layout": {"barmode": "overlay", "height": 370, "margin": {"b": 20, "l": 20, "r": 20, "t": 40}, "showlegend": false, "title": {"text": "adobe-mu1gamma1", "x": 0.5}, "width": 650, "xaxis": {"range": [0, 227.7], "title": {"text": "Time (s)"}}, "yaxis": {"categoryarray": ["L12", "L11", "L10", "L09", "L08", "L07", "L06", "L05", "L04", "L03", "L02", "L01"], "categoryorder": "array", "title": {}}}}
